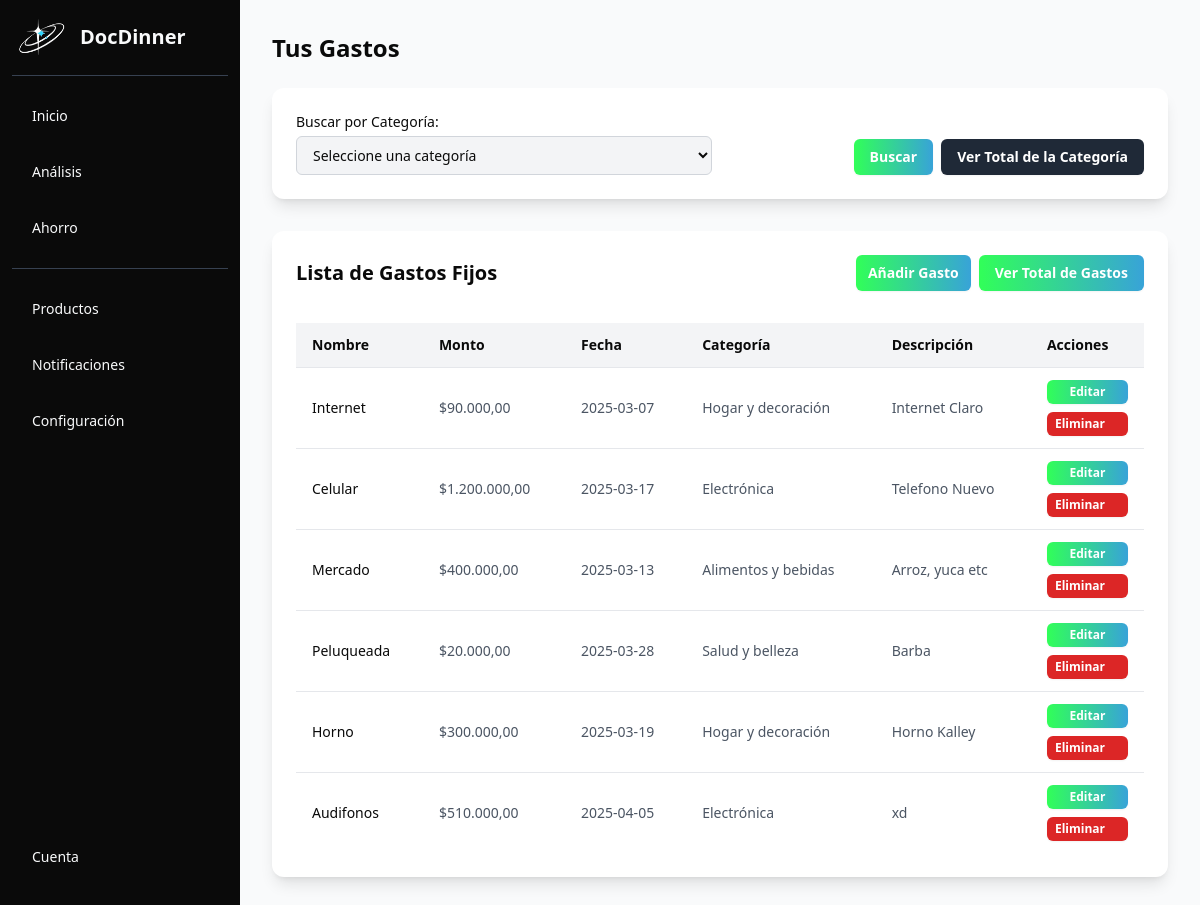
Page /index.php?ruta=main&modulo=productos (signed in) on the committed database.
### tables this page shows
CREATE TABLE `gastos_fijos` (
  `id` int(11) NOT NULL,
  `nombre_gasto` varchar(100) NOT NULL,
  `monto` decimal(10,2) NOT NULL,
  `fecha` date DEFAULT NULL,
  `categoria` varchar(50) DEFAULT NULL,
  `descripcion` text DEFAULT NULL,
  `created_at` timestamp NOT NULL DEFAULT current_timestamp()
);

### main/controlador.php (called while the page is built, shortened)
<?php
class MainController {
    public function main() {
        include 'main/vista/main.php';
    }
}
?>

### modulos/productos/modelo.php (called while the page is built, shortened)
<?php
class Producto{
    private $conn;
    public function __construct($db){
        $this->conn = $db;
    }
    public function obtenerTodos() {
        $sql = "SELECT * FROM gastos_fijos";
        $stmt = $this->conn->query($sql);
        return $stmt->fetchAll(PDO::FETCH_ASSOC);
    }
}
?>

### modulos/productos/vista/productos.php (the view, shortened to what this page needs)
<div class="bg-neutral-50 min-h-screen text-neutral-950 p-4 md:p-8">
  <header class="mb-6">
    <h1 class="text-2xl font-bold">Tus Gastos</h1>
  </header>
  <main class="mx-auto space-y-8">
    <div class="rounded-xl bg-white p-6 shadow-lg">
      <form method="POST" class="grid grid-cols-1 md:grid-cols-2 gap-4 items-end">
        <div>
          <label for="categoria" class="block text-sm font-medium">Buscar por Categoría:</label>
          <select id="categoria" name="categoria" required class="mt-1 block w-full rounded-md bg-gray-100 border border-gray-300 py-2 pl-3 pr-10 focus:border-primary focus:outline-none focus:ring-primary sm:text-sm">
            <option value="">Seleccione una categoría</option>
          </select>
        </div>
        <div class="flex justify-end gap-2">
          <button type="submit" name="buscar_categoria" class="rounded-md bg-custom-gradient px-4 py-2 text-sm font-semibold text-white shadow-sm hover:opacity-90 transition">Buscar</button>
          <button type="submit" name="ver_total_categoria" class="rounded-md bg-gray-800 px-4 py-2 text-sm font-semibold text-white shadow-sm hover:bg-gray-700 transition">Ver Total de la Categoría</button>
        </div>
      </form>
    </div>
    <div class="rounded-xl bg-white p-6 shadow-lg">
      <div class="flex flex-col sm:flex-row sm:items-center sm:justify-between">
        <h2 class="text-xl font-semibold">Lista de Gastos Fijos</h2>
        <div class="flex items-center gap-2">
          <a href="index.php?ruta=main&modulo=productos&accion=crear" class="rounded-md bg-custom-gradient px-3 py-2 text-sm font-semibold text-white shadow-sm hover:opacity-90 transition">Añadir Gasto</a>
          <form method="POST">
            <button type="submit" name="ver_total" class="rounded-md bg-custom-gradient px-4 py-2 text-sm font-semibold text-white shadow-sm hover:opacity-90 transition">Ver Total de Gastos</button>
          </form>
        </div>
      </div>
      <div class="mt-8 overflow-x-auto">
        <table class="min-w-full divide-y divide-gray-200">
          <thead class="bg-gray-100">
            <tr>
              <th class="px-4 py-3 text-left text-sm font-semibold">Nombre</th>
              <th class="px-4 py-3 text-left text-sm font-semibold">Monto</th>
              <th class="px-4 py-3 text-left text-sm font-semibold">Fecha</th>
              <th class="px-4 py-3 text-left text-sm font-semibold">Categoría</th>
              <th class="px-4 py-3 text-left text-sm font-semibold">Descripción</th>
              <th class="px-4 py-3 text-left text-sm font-semibold">Acciones</th>
            </tr>
          </thead>
          <tbody class="divide-y divide-gray-200">
            <?php foreach ($gastos as $gasto): ?>
              <tr>
                <td class="whitespace-nowrap px-4 py-3 text-sm font-medium text-neutral-950"><?= htmlspecialchars($gasto['nombre_gasto']) ?></td>
                <td class="whitespace-nowrap px-4 py-3 text-sm text-gray-600">$<?= number_format($gasto['monto'], 2, ',', '.') ?></td>
                <td class="whitespace-nowrap px-4 py-3 text-sm text-gray-600"><?= htmlspecialchars($gasto['fecha']) ?></td>
                <td class="whitespace-nowrap px-4 py-3 text-sm text-gray-600"><?= htmlspecialchars($gasto['categoria']) ?></td>
                <td class="px-4 py-3 text-sm text-gray-600"><?= htmlspecialchars($gasto['descripcion']) ?></td>
                <td class="whitespace-nowrap px-4 py-3 text-sm text-gray-600">
                  <div class="flex flex-col gap-2">
                    <button data-modal-toggle="editar-modal-<?= $gasto['id'] ?>" class="rounded-md bg-custom-gradient px-2 py-1 text-xs font-semibold text-white shadow-sm hover:opacity-90 transition">
                      Editar
                    </button>
                    <a href="index.php?ruta=main&modulo=productos&accion=eliminar&id=<?= $gasto['id'] ?>" class="rounded-md bg-red-600 px-2 py-1 text-xs font-semibold text-white shadow-sm hover:bg-red-500 transition" onclick="return confirm('¿Está seguro de eliminar este gasto?')">
                      Eliminar
                    </a>
                  </div>
                </td>
              </tr>
            <?php endforeach; ?>
          </tbody>
        </table>
      </div>
    </div>
  </main>
</div>

### rows in the picture
gastos_fijos: nombre_gasto "Internet", monto "90.000,00", fecha "2025-03-07", categoria "Hogar y decoración", descripcion "Internet Claro"
gastos_fijos: nombre_gasto "Celular", monto "1.200.000,00", fecha "2025-03-17", categoria "Electrónica", descripcion "Telefono Nuevo"
gastos_fijos: nombre_gasto "Mercado", monto "400.000,00", fecha "2025-03-13", categoria "Alimentos y bebidas", descripcion "Arroz, yuca etc"
gastos_fijos: nombre_gasto "Peluqueada", monto "20.000,00", fecha "2025-03-28", categoria "Salud y belleza", descripcion "Barba"
gastos_fijos: nombre_gasto "Horno", monto "300.000,00", fecha "2025-03-19", categoria "Hogar y decoración", descripcion "Horno Kalley"
gastos_fijos: nombre_gasto "Audifonos", monto "510.000,00", fecha "2025-04-05", categoria "Electrónica", descripcion "xd"
